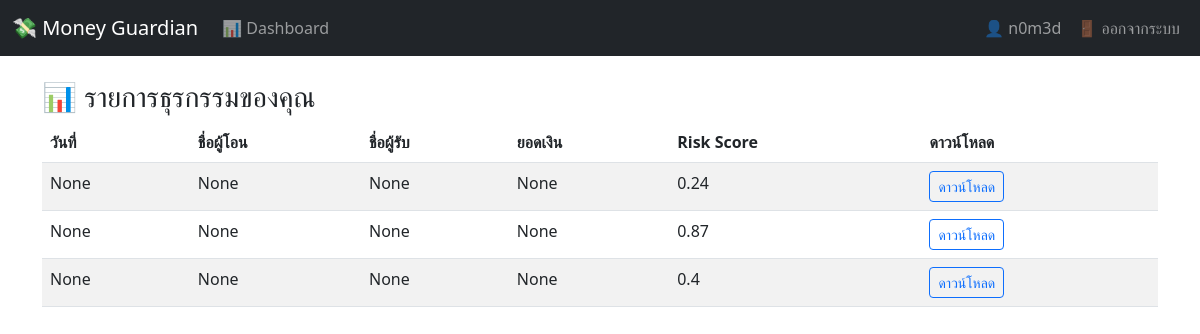
The app's page /dashboard (signed in) with its own data.
### app.py (models this page shows)
class Transaction(Base):
    __tablename__ = 'transactions'
    id = Column(Integer, primary_key=True)
    user_id = Column(Integer, ForeignKey('users.id'))
    sender = Column(String)
    receiver = Column(String)
    amount = Column(Float)
    date_str = Column(String)
    raw_text = Column(String)
    risk_score = Column(Float)
    filename = Column(String)
    created_at = Column(DateTime, default=datetime.utcnow)

### app.py (the view)
@app.route('/dashboard')
def dashboard():
    if 'user_id' not in session:
        return redirect(url_for('login'))
    session_db = Session()
    user_id = session.get('user_id')
    is_admin = session.get('is_admin')
    if is_admin:
        transactions = session_db.query(Transaction).order_by(Transaction.created_at.desc()).all()
    else:
        transactions = session_db.query(Transaction).filter_by(user_id=user_id).order_by(Transaction.created_at.desc()).all()
    session_db.close()
    return render_template('dashboard.html', transactions=transactions)

### templates/dashboard.html (shortened to what this page needs)
{% extends "base.html" %}
{% block content %}
<h3>📊 รายการธุรกรรมของคุณ</h3>
<table class="table table-striped">
  <thead>
    <tr>
      <th>วันที่</th>
      <th>ชื่อผู้โอน</th>
      <th>ชื่อผู้รับ</th>
      <th>ยอดเงิน</th>
      <th>Risk Score</th>
      <th>ดาวน์โหลด</th>
    </tr>
  </thead>
  <tbody>
    {% for tx in transactions %}
    <tr>
      <td>{{ tx.date_str }}</td>
      <td>{{ tx.sender }}</td>
      <td>{{ tx.receiver }}</td>
      <td>{{ tx.amount }}</td>
      <td>{{ tx.risk_score }}</td>
      <td>
        {% if tx.filename %}
        <a href="/uploads/{{ tx.filename }}" class="btn btn-sm btn-outline-primary">ดาวน์โหลด</a>
        {% endif %}
      </td>
    </tr>
    {% endfor %}
  </tbody>
</table>
{% endblock %}

### templates/base.html (shortened to what this page needs)
<!DOCTYPE html>
<html lang="th">
<head>
  <link href="https://cdn.jsdelivr.net/npm/bootstrap@5.3.0/dist/css/bootstrap.min.css" rel="stylesheet">
</head>
<body>
  <nav class="navbar navbar-expand-lg navbar-dark bg-dark">
    <div class="container-fluid">
      <a class="navbar-brand" href="/">💸 Money Guardian</a>
      <div class="collapse navbar-collapse">
        <ul class="navbar-nav me-auto">
          <li class="nav-item"><a class="nav-link" href="/dashboard">📊 Dashboard</a></li>
        </ul>
        <ul class="navbar-nav">
          {% if session.get('user_id') %}
            <li class="nav-item"><span class="nav-link">👤 {{ session.username }}</span></li>
            <li class="nav-item"><a class="nav-link" href="/logout">🚪 ออกจากระบบ</a></li>
          {% else %}
            <li class="nav-item"><a class="nav-link" href="/login">🔐 เข้าสู่ระบบ</a></li>
            <li class="nav-item"><a class="nav-link" href="/register">📝 สมัครสมาชิก</a></li>
          {% endif %}
        </ul>
      </div>
    </div>
  </nav>
  <div class="container mt-4">
    {% block content %}{% endblock %}
  </div>
</body>
</html>

### records on screen
Transaction: date_str "None", sender "None", receiver "None", amount "None", risk_score "0.24"
Transaction: date_str "None", sender "None", receiver "None", amount "None", risk_score "0.87"
Transaction: date_str "None", sender "None", receiver "None", amount "None", risk_score "0.4"

### other values on screen
{{ session.username }} "n0m3d"
